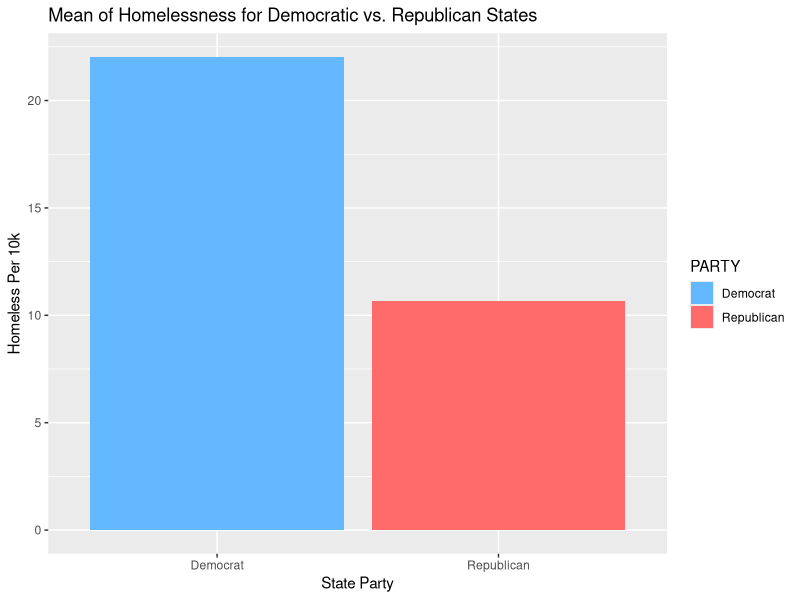
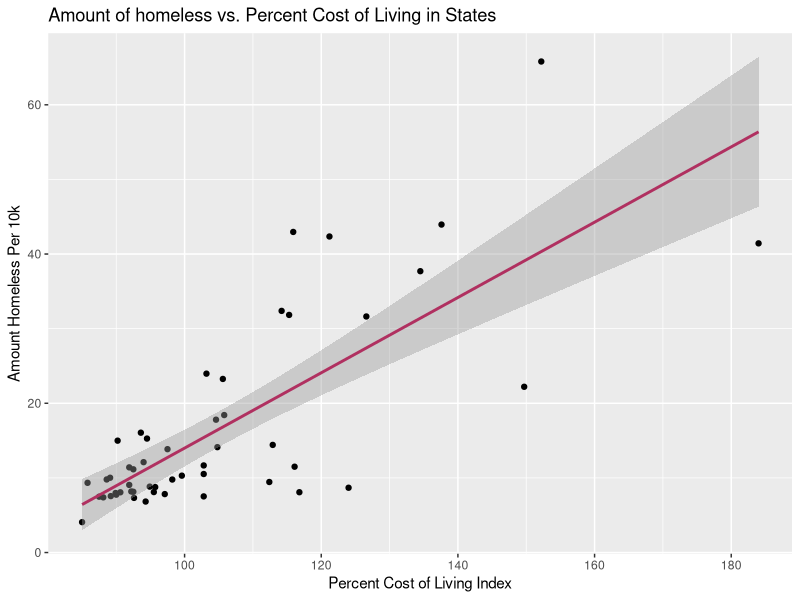

Generate these figures, in order, with R:
## ---- chunk 1
library(tidyverse)
library(readxl)
## ---- chunk 2
homeless <- read_xlsx("data/20230919-DATA-SOURCES.xlsx")
homeless
## ---- chunk 3
head(homeless)
## ---- chunk 4
homeless1 <- homeless |>
  mutate(PARTY = if_else(PARTY == 1, "Republican", "Democrat")) |>
  group_by(PARTY) |>
  summarize(mean_homeless = mean(HOMELESSNESS))
homeless1

knitr::kable(homeless1, digits = 3, col.names = c("State Party", "Mean Homeless Per 10k"))
## ---- chunk 5
ggplot(homeless1, aes(x = PARTY, y = mean_homeless, fill = PARTY)) +
  geom_col() +
  scale_fill_manual(values = 
                      c("Democrat" = "steelblue1",
                        "Republican" = "indianred1")) +
  labs(x = "State Party",
       y = "Homeless Per 10k",
       title = "Mean of Homelessness for Democratic vs. Republican States")
## ---- chunk 6
homeless |>
ggplot(aes(x = COLI, y = HOMELESSNESS)) +
  geom_point()+
  geom_smooth(method = "lm", color = "maroon") +
  labs(x = "Percent Cost of Living Index", 
       y = "Amount Homeless Per 10k",
       title = "Amount of homeless vs. Percent Cost of Living in States")
